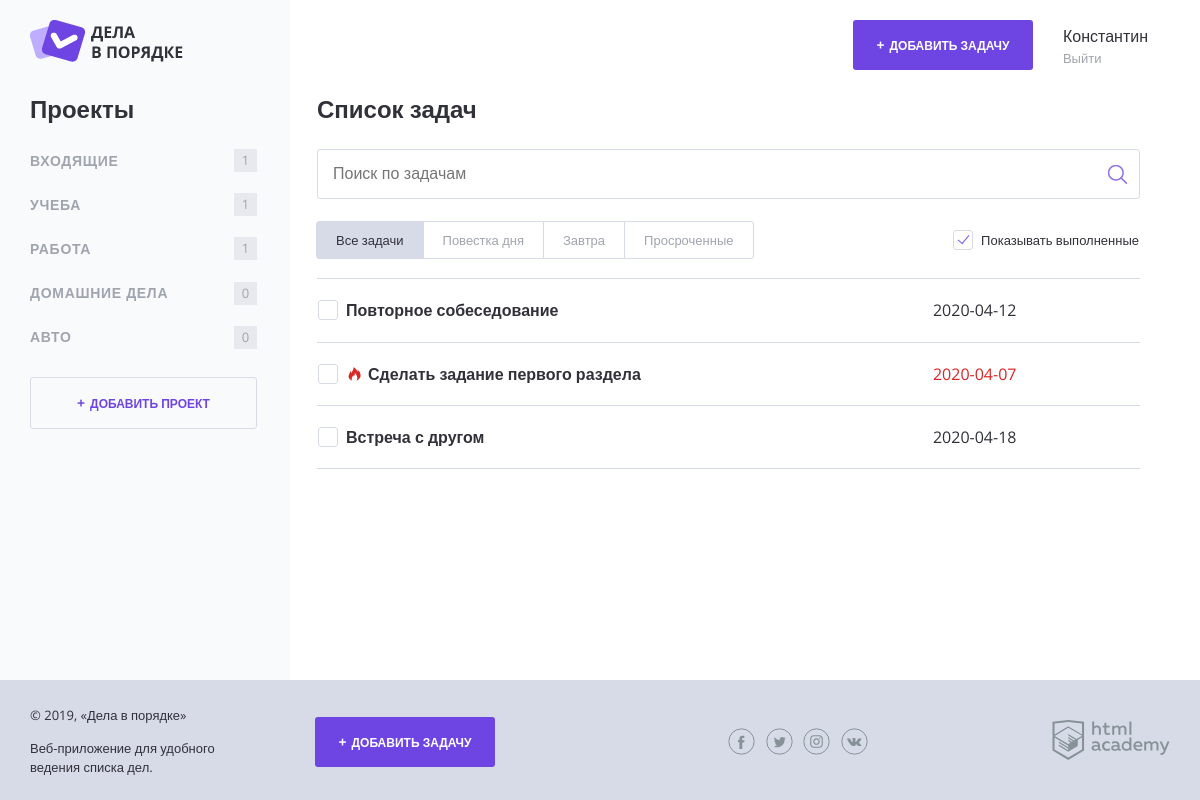
The page / on the database its author committed.
### tables this page shows
CREATE TABLE projects (
    id INT AUTO_INCREMENT PRIMARY KEY,
    project_name VARCHAR(128) NOT NULL,
    user_id INT
);

CREATE TABLE tasks (
    id INT AUTO_INCREMENT PRIMARY KEY,
    create_date TIMESTAMP DEFAULT CURRENT_TIMESTAMP,
    status TINYINT DEFAULT 0,
    task_name VARCHAR(128) NOT NULL,
    run_to DATE,
    user_id INT,
    project_id INT
);

### helpers.php (called while the page is built, shortened)
<?php
function include_template($name, array $data = []) {
    $name = 'templates/' . $name;
    extract($data);
    require $name;
    $result = ob_get_clean();
    return $result;
}

### templates/main.php (the view, shortened to what this page needs)
<section class="content__side">
    <h2 class="content__side-heading">Проекты</h2>
    <nav class="main-navigation">
        <ul class="main-navigation__list">
            <?php foreach ($projects as $val) : ?>
                <?php $countTask = count_tasks($tasks, $val['id']);?>
                <li class="main-navigation__list-item">
                    <a class="main-navigation__list-item-link" href="#"><?=protection_xss($val['project_name']);?></a>
                    <span class="main-navigation__list-item-count"><?=$countTask;?></span>
                </li>
            <?php endforeach; ?>
        </ul>
    </nav>
    <a class="button button--transparent button--plus content__side-button"
       href="pages/form-project.html" target="project_add">Добавить проект</a>
</section>
<main class="content__main">
    <h2 class="content__main-heading">Список задач</h2>
    <form class="search-form" action="index.php" method="post" autocomplete="off">
        <input class="search-form__input" type="text" name="" value="" placeholder="Поиск по задачам">
        <input class="search-form__submit" type="submit" name="" value="Искать">
    </form>
    <div class="tasks-controls">
        <nav class="tasks-switch">
            <a href="/" class="tasks-switch__item tasks-switch__item--active">Все задачи</a>
            <a href="/" class="tasks-switch__item">Повестка дня</a>
            <a href="/" class="tasks-switch__item">Завтра</a>
            <a href="/" class="tasks-switch__item">Просроченные</a>
        </nav>
        <label class="checkbox">
            <span class="checkbox__text">Показывать выполненные</span>
        </label>
    </div>
    <table class="tasks">
        <?php foreach ($tasks as $key => $val) : ?>
            <tr class="tasks__item task <?php if ($val['status'] == 1) echo "task--completed"; ?> <?php if (timeleft($val['run_to']) <= 24 && $val['status'] == 0) echo "task--important"; ?> ">
                <td class="task__select">
                    <label class="checkbox task__checkbox">
                        <span class="checkbox__text"><?= protection_xss($val['task_name']); ?></span>
                    </label>
                </td>
                <td class="task__date"><?= $val['run_to'] ?></td>
                <td class="task__date"></td>
            </tr>
        <?php endforeach; ?>
    </table>
</main>

### templates/layout.php (shortened to what this page needs)
<!DOCTYPE html>
<html lang="ru">
<head>
    <link rel="stylesheet" href="css/normalize.css">
    <link rel="stylesheet" href="css/style.css">
    <link rel="stylesheet" href="css/flatpickr.min.css">
</head>
<body>
<div class="page-wrapper">
    <div class="container container--with-sidebar">
        <header class="main-header">
            <a href="/">
                <img src="img/logo.png" width="153" height="42" alt="Логотип Дела в порядке">
            </a>
            <div class="main-header__side">
                <a class="main-header__side-item button button--plus open-modal" href="pages/form-task.html">Добавить задачу</a>
                <div class="main-header__side-item user-menu">
                    <div class="user-menu__data">
                        <p>Константин</p>
                        <a href="#">Выйти</a>
                    </div>
                </div>
            </div>
        </header>
        <div class="content">
            <?=$content;?>
        </div>
    </div>
</div>
<footer class="main-footer">
    <div class="container">
        <div class="main-footer__copyright">
            <p>© 2019, «Дела в порядке»</p>
            <p>Веб-приложение для удобного ведения списка дел.</p>
        </div>
        <a class="main-footer__button button button--plus" href="pages/form-task.html">Добавить задачу</a>
        <div class="main-footer__social social">
            <a class="social__link social__link--facebook" href="#">
            </a>
            <a class="social__link social__link--twitter" href="#">
            </a>
            <a class="social__link social__link--instagram" href="#">
            </a>
            <a class="social__link social__link--vkontakte" href="#">
            </a>
        </div>
        <div class="main-footer__developed-by">
            <a href="https://htmlacademy.ru/intensive/php">
                <img src="img/htmlacademy.svg" alt="HTML Academy" width="118" height="40">
            </a>
        </div>
    </div>
</footer>
</body>
</html>

### index.php
<?php
$show_complete_tasks = rand(0, 1);
function count_tasks (
    $arr_tasks, $categoryTask
) {
    $count = 0;
    foreach ($arr_tasks as $key => $val) {
        if ($val['project_id'] == $categoryTask) {
            $count++;
        }
    }
    return $count;
}
function protection_xss($str) {
    $text = htmlspecialchars($str);
    return $text;
}
function timeleft ($enddate) {
    $secs_in_hour = 3600;
    $ind_ts = strtotime(date('d.m.Y'));
    $end_ts = strtotime($enddate);
    if ($enddate != null) {
        $time_left = ($end_ts - $ind_ts) / $secs_in_hour;
    } else {
        $time_left = 25;
    }
    return $time_left;
}
$db_connect = mysqli_connect('localhost', 'root', '', 'things_are_okay');
mysqli_set_charset($db_connect, 'utf8');
if (!$db_connect) {
    $error = mysqli_connect_error();
    print("Ошибка Б=базы данных " . $error);
} else {
    $sql = 'SELECT id, project_name FROM projects WHERE user_id = "2"';
    $result = mysqli_query($db_connect, $sql);
    if ($result) {
        $projects = mysqli_fetch_all($result, MYSQLI_ASSOC);
    } else {
        $error = mysqli_error($db_connect);
        print("Ошибка Б=базы данных " . $error);
    }
    $sql = 'SELECT tasks.id, status, task_name, run_to, project_id FROM tasks ' . 'JOIN projects ON tasks.project_id = projects.id ' . 'WHERE tasks.user_id = "2"';
    $tasks_arr = mysqli_query($db_connect, $sql);
    if ($tasks_arr) {
        $tasks = mysqli_fetch_all($tasks_arr, MYSQLI_ASSOC);
    } else {
        $error = mysqli_error($db_connect);
        print("Ошибка Б=базы данных " . $error);
    }
}
require_once('helpers.php');
$main_content = include_template ('main.php', [
    'tasks' => $tasks,
    'projects' => $projects,
    'show_complete_tasks' => $show_complete_tasks]);
$layout_content = include_template('layout.php', [
    'content' => $main_content,
    'title' => 'Дела в порядке'
]);
print($layout_content);
?>

### rows shown on the page
projects: project_name "ВХОДЯЩИЕ", id "1"
projects: project_name "УЧЕБА", id "1"
projects: project_name "РАБОТА", id "1"
projects: project_name "ДОМАШНИЕ ДЕЛА", id "0"
projects: project_name "АВТО", id "0"
tasks: task_name "Повторное собеседование", run_to "2020-04-12"
tasks: task_name "Сделать задание первого раздела", run_to "2020-04-07"
tasks: task_name "Встреча с другом", run_to "2020-04-18"
